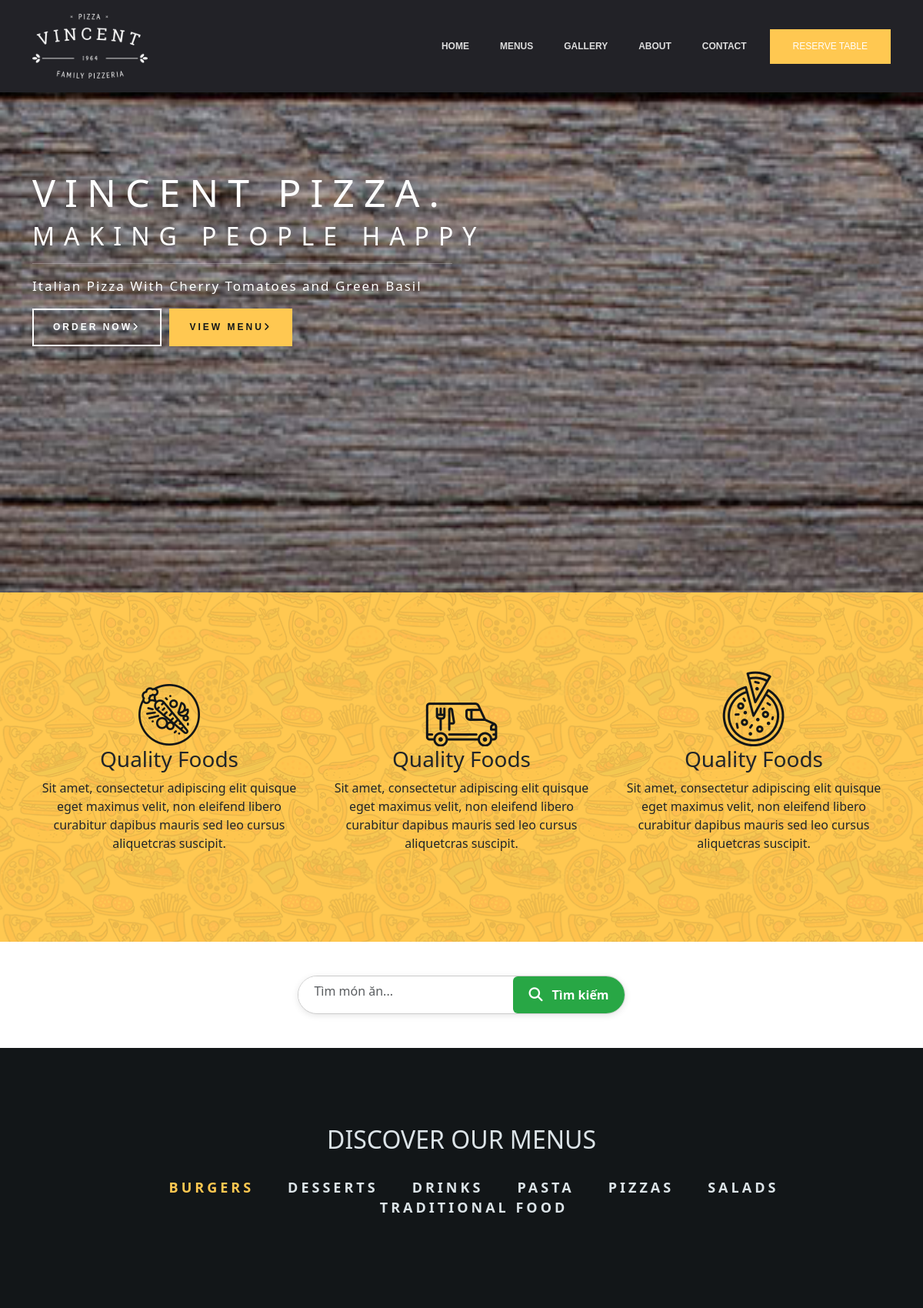
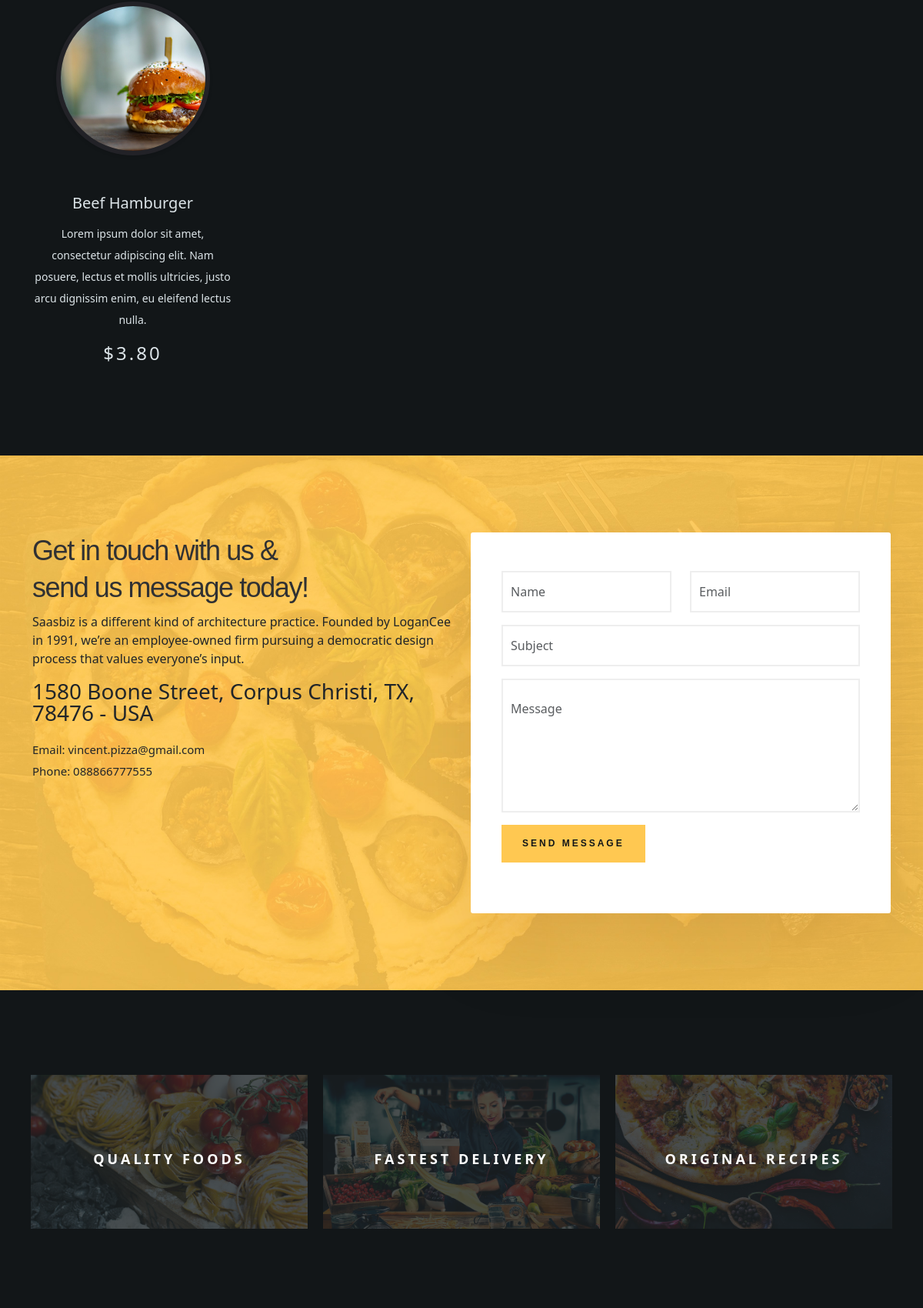
The page / (upper part) on the database its author committed (2 pictures, top to bottom).
### tables this page shows
CREATE TABLE `menu_categories` (
  `category_id` int(3) NOT NULL,
  `category_name` varchar(50) NOT NULL
);

CREATE TABLE `menus` (
  `menu_id` int(5) NOT NULL,
  `menu_name` varchar(100) NOT NULL,
  `menu_description` varchar(255) NOT NULL,
  `menu_price` decimal(6,2) NOT NULL,
  `menu_image` varchar(255) NOT NULL,
  `category_id` int(3) NOT NULL
);

CREATE TABLE `website_settings` (
  `option_id` int(5) NOT NULL,
  `option_name` varchar(255) NOT NULL,
  `option_value` varchar(255) NOT NULL
);

### index.php (the view, shortened to what this page needs)
<?php
    include "connect.php";
    include "Includes/templates/header.php";
    include "Includes/templates/navbar.php";
    $stmt_web_settings = $con->prepare("SELECT * FROM website_settings");
    $stmt_web_settings->execute();
    $web_settings = $stmt_web_settings->fetchAll();
    $restaurant_email = "";
    $restaurant_address = "";
    $restaurant_phonenumber = "";
    foreach ($web_settings as $option)
    {
        if($option['option_name'] == 'restaurant_name')
        {
            $restaurant_name = $option['option_value'];
        }
        elseif($option['option_name'] == 'restaurant_email')
        {
            $restaurant_email = $option['option_value'];
        }
        elseif($option['option_name'] == 'restaurant_phonenumber')
        {
            $restaurant_phonenumber = $option['option_value'];
        }
        elseif($option['option_name'] == 'restaurant_address')
        {
            $restaurant_address = $option['option_value'];
        }
    }
?>
	<section class="home-section" id="home">
		<div class="container">
			<div class="row" style="flex-wrap: nowrap;">
				<div class="col-md-6 home-left-section">
					<div style="padding: 100px 0px; color: white;">
						<h1>
							VINCENT PIZZA.
						</h1>
						<h2>
							MAKING PEOPLE HAPPY
						</h2>
						<hr>
						<p>
							Italian Pizza With Cherry Tomatoes and Green Basil
						</p>
						<div style="display: flex;">
							<a href="order_food.php" target="_blank" class="bttn_style_1" style="margin-right: 10px; display: flex;justify-content: center;align-items: center;">
								Order Now
								<i class="fas fa-angle-right"></i>
							</a>
							<a href="#menus" class="bttn_style_2" style="display: flex;justify-content: center;align-items: center;">
								VIEW MENU
								<i class="fas fa-angle-right"></i>
							</a>
						</div>
					</div>
				</div>
			</div>
		</div>
	</section>
	<section class="our_qualities" style="padding:100px 0px;">
		<div class="container">
			<div class="row">
				<div class="col-md-4">
					<div class="our_qualities_column">
	                    <img src="Design/images/quality_food_img.png" >
	                    <div class="caption">
	                        <h3>
	                            Quality Foods
	                        </h3>
	                        <p>
	                        	Sit amet, consectetur adipiscing elit quisque eget maximus velit,
	                        	non eleifend libero curabitur dapibus mauris sed leo cursus aliquetcras suscipit.
	                        </p>
	                    </div>
	                </div>
				</div>
				<div class="col-md-4">
					<div class="our_qualities_column">
	                    <img src="Design/images/fast_delivery_img.png" >
	                    <div class="caption">
	                        <h3>
	                            Quality Foods
	                        </h3>
	                        <p>
	                        	Sit amet, consectetur adipiscing elit quisque eget maximus velit,
	                        	non eleifend libero curabitur dapibus mauris sed leo cursus aliquetcras suscipit.
	                        </p>
	                    </div>
	                </div>
				</div>
				<div class="col-md-4">
					<div class="our_qualities_column">
	                    <img src="Design/images/original_taste_img.png" >
	                    <div class="caption">
	                        <h3>
	                            Quality Foods
	                        </h3>
	                        <p>
	                        	Sit amet, consectetur adipiscing elit quisque eget maximus velit,
	                        	non eleifend libero curabitur dapibus mauris sed leo cursus aliquetcras suscipit.
	                        </p>
	                    </div>
	                </div>
				</div>
			</div>
		</div>
	</section>
	 <head>
<link rel="stylesheet" href="https://cdnjs.cloudflare.com/ajax/libs/font-awesome/6.5.0/css/all.min.css">
<link rel="stylesheet" href="https://cdn.jsdelivr.net/npm/bootstrap@5.3.0/dist/css/bootstrap.min.css">
<div class="search-container text-center my-4">
    <form method="GET" action="search.php" class="search-bar d-inline-flex">
        <input type="text" name="query" class="form-control me-2 search-input" placeholder="Tìm món ăn..." required>
        <button type="submit" class="btn btn-search">
            <i class="fas fa-search"></i> Tìm kiếm
        </button>
    </form>
</div>
 </head>
	<section class="our_menus" id="menus">
		<div class="container">
			<h2 style="text-align: center;margin-bottom: 30px">DISCOVER OUR MENUS</h2>
			<div class="menus_tabs">
				<div class="menus_tabs_picker">
					<ul style="text-align: center;margin-bottom: 70px">
						<?php
	                        $stmt = $con->prepare("Select * from menu_categories");
	                        $stmt->execute();
	                        $rows = $stmt->fetchAll();
	                        $x = 0;
	                        foreach($rows as $row)
	                        {
	                        	if($x == 0)
	                        	{
	                        		echo "<li class = 'menu_category_name tab_category_links active_category' onclick=showCategoryMenus(event,'".str_replace(' ', '', $row['category_name'])."')>";
	                        			echo $row['category_name'];
	                        		echo "</li>";
	                        	}
	                        	else
	                        	{
	                        		echo "<li class = 'menu_category_name tab_category_links' onclick=showCategoryMenus(event,'".str_replace(' ', '', $row['category_name'])."')>";
	                        			echo $row['category_name'];
	                        		echo "</li>";
	                        	}
	                        	$x++;
	                        }
						?>
					</ul>
				</div>
				<div class="menus_tab">
					<?php
                        $stmt = $con->prepare("Select * from menu_categories");
                        $stmt->execute();
                        $rows = $stmt->fetchAll();
                        $i = 0;
                        foreach($rows as $row)
                        {
                            if($i == 0)
                            {
                                echo '<div class="menu_item  tab_category_content" id="'.str_replace(' ', '', $row['category_name']).'" style=display:block>';
                                    $stmt_menus = $con->prepare("Select * from menus where category_id = ?");
                                    $stmt_menus->execute(array($row['category_id']));
                                    $rows_menus = $stmt_menus->fetchAll();
                                    echo "<div class='row'>";
	                                    foreach($rows_menus as $menu)
	                                    {
	                                        ?>
	                                            <div class="col-md-4 col-lg-3 menu-column">
	                                                <div class="thumbnail" style="cursor:pointer">
	                                                    <?php $source = "Uploads/images/".$menu['menu_image']; ?>
	                                                    <div class="menu-image">
													        <div class="image-preview">
													            <div style="background-image: url('<?php echo $source; ?>');"></div>
													        </div>
													    </div>
	                                                    <div class="caption">
	                                                        <h5>
	                                                            <?php echo $menu['menu_name'];?>
	                                                        </h5>
	                                                        <p>
	                                                            <?php echo $menu['menu_description']; ?>
	                                                        </p>
	                                                        <span class="menu_price">
	                                                        	<?php echo "$".$menu['menu_price']; ?>
	                                                        </span>
	                                                    </div>
	                                                </div>
	                                            </div>
	                                        <?php
	                                    }
	                                echo "</div>";
                                echo '</div>';
                            }
                            $i++;
                        }
                        echo "</div>";
                    ?>
				</div>
			</div>
	</section>
<section class="contact-section" id="contact">
    <div class="container">
        <div class="row">
            <div class="col-lg-6 sm-padding">
                <div class="contact-info">
                    <h2>
                        Get in touch with us &
                        <br>send us message today!
                    </h2>
                    <p>
                        Saasbiz is a different kind of architecture practice. Founded by LoganCee in 1991, we’re an employee-owned firm pursuing a democratic design process that values everyone’s input.
                    </p>
                    <h3>
                        <?php echo $restaurant_address; ?>
                    </h3>
                    <h4>
                        <span>Email:</span>
                        <?php echo $restaurant_email; ?>
                        <br>
                        <span>Phone:</span>
                        <?php echo $restaurant_phonenumber; ?>
                    </h4>
                </div>
            </div>
            <div class="col-lg-6 sm-padding">
                <div class="contact-form">
                    <form method="POST" class="contactForm">
                        <div class="form-group colum-row row">
                            <div class="col-sm-6">
                                <input type="text" name="name" class="form-control" placeholder="Name" required>
                            </div>
                            <div class="col-sm-6">
                                <input type="email" name="email" class="form-control" placeholder="Email" required>
                            </div>
                        </div>
                        <div class="form-group row">
                            <div class="col-md-12">
                                <input type="text" name="subject" class="form-control" placeholder="Subject" required>
                            </div>
                        </div>
                        <div class="form-group row">
                            <div class="col-md-12">
                                <textarea name="message" cols="30" rows="5" class="form-control message" placeholder="Message" required></textarea>
                            </div>
                        </div>
                        <div class="form-group row">
                            <div class="col-md-12">
                                <button type="submit" name="send_contact" class="bttn_style_2">Send Message</button>
                            </div>
                        </div>
                    </form>
                </div>
            </div>
        </div>
    </div>
</section>
	<section class="our_qualities_v2">
		<div class="container">
			<div class="row">
				<div class="col-md-4" style="padding: 10px;">
					<div class="quality quality_1">
						<div class="text_inside_quality">
							<h5>Quality Foods</h5>
						</div>
					</div>
				</div>
				<div class="col-md-4" style="padding: 10px;">
					<div class="quality quality_2">
						<div class="text_inside_quality">
							<h5>Fastest Delivery</h5>
						</div>
					</div>
				</div>
				<div class="col-md-4" style="padding: 10px;">
					<div class="quality quality_3">
						<div class="text_inside_quality">
							<h5>Original Recipes</h5>
						</div>
					</div>
				</div>
			</div>
		</div>
	</section>

### rows shown on the page
menu_categories: category_name "BURGERS"
menu_categories: category_name "DESSERTS"
menu_categories: category_name "DRINKS"
menu_categories: category_name "PASTA"
menu_categories: category_name "PIZZAS"
menu_categories: category_name "SALADS"
menu_categories: category_name "TRADITIONAL FOOD"
menus: menu_image (picture), menu_name "Beef Hamburger", menu_description "Lorem ipsum dolor sit amet, consectetur adipiscing elit. Nam posuere, lectus et mollis ultricies, justo arcu dignissim enim, eu eleifend lectus nulla.", menu_price "3.80"
website_settings: option_value "1580 Boone Street, Corpus Christi, TX, 78476 - USA"
website_settings: option_value "vincent.pizza@gmail.com"
website_settings: option_value "088866777555"
